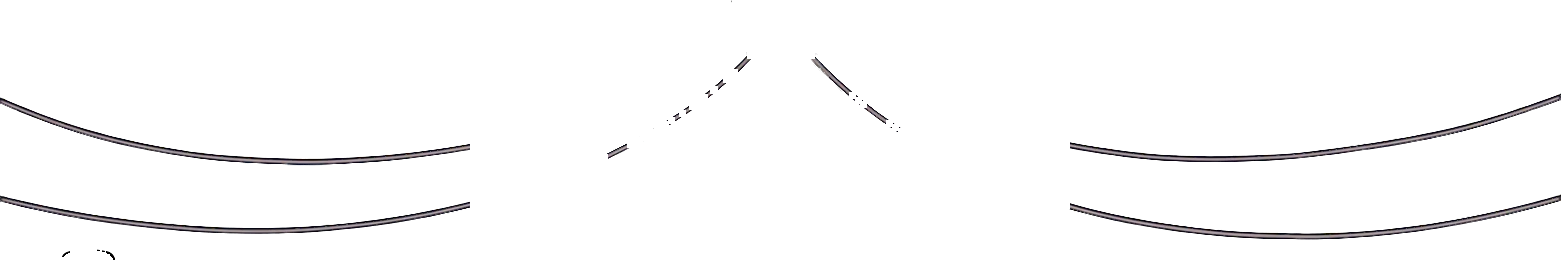
#> input picture web/plaza/props/lights-day.webp, 1561 x 260 px
$ python fix_plaza_wires.py
#> lines starting #> are read from the running program, lines starting #| are printed output that depends on the picture; after the words box and inside, x2 and y2 are one past the last pixel; in counts of white or black regions, pixels touching at a corner belong together
#!/usr/bin/env python3
"""광장 전구 줄 소품(web/plaza/props/lights-day·night.webp)의 끊긴 곳 잇기 (2026-11-16).
전구 줄은 크리스마스 그림에서 차이로 떼어 냈는데(tools/make_plaza_props.py), 그때 트리에 가려 있던 부분은 비어 있다.
트리를 새로 받아 모양이 바뀌면서 빈 곳이 보이게 돼, 줄 4가닥(왼쪽 위·아래, 오른쪽 위·아래)을 보이는 픽셀로 2차 곡선을 맞춰
트리 가운데(TOP_X)까지 같은 색·굵기로 이어 그린다(트리 뒤 겹이라 나머지는 트리가 가림). make_plaza_props.py 다음에 돌린다."""
from pathlib import Path
from PIL import Image, ImageDraw
import numpy as np

ROOT = Path(__file__).resolve().parent.parent
AT_Y = 65          # 전구 줄 소품 자리 y (scene.json props lights.at)
TOP_X = 780        # 트리 가운데(꼭대기 별 x)
SPLIT = (470, 1070)  # 이 x 바깥에서만 맞춤 (안쪽은 원래 트리에 가렸던 곳)
OUTER = {'day': (20, 18, 26, 255), 'night': (20, 18, 26, 255)}  # 밤 그림의 줄도 같은 색
INNER = {'day': (160, 148, 155, 255), 'night': (160, 148, 155, 255)}
BLEND = 30  # 맞춘 곳 바깥쪽으로 이만큼 들어와서부터 새로 그림


def runs(col):
    ys = np.nonzero(col)[0]
    out, s, p = [], None, None
    for y in ys:
        if s is None:
            s = p = y
        elif y == p + 1:
            p = y
        else:
            out.append((s + p) / 2)
            s = p = y
    if s is not None:
        out.append((s + p) / 2)
    return out


day = np.array(Image.open(ROOT / 'web/plaza/props/lights-day.webp').convert('RGBA'))
#> day is the input picture: shape (260, 1561, 4); mean R, G, B, A 53.1, 48.1, 54, 7.5
op = day[..., 3] > 100
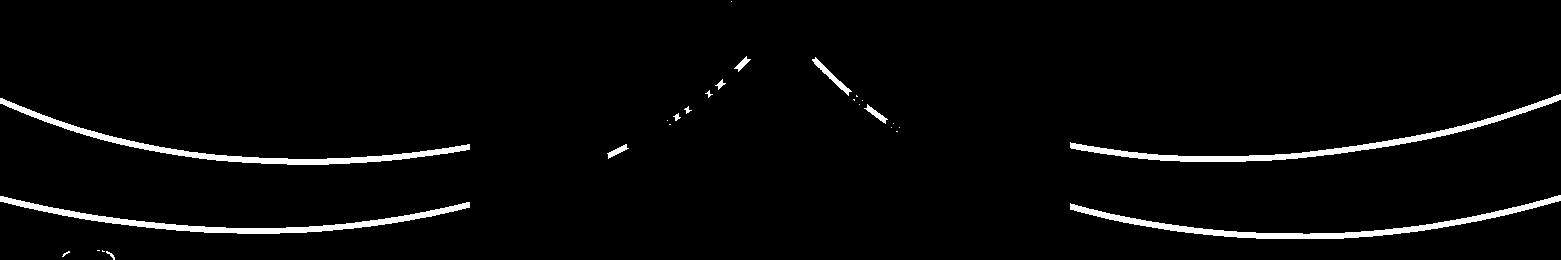
#> op: shape (260, 1561) bool; 3% white; 27 white regions (14 under 20 px), largest, box (x1, y1, x2, y2) and area: (1070, 195, 1561, 239) 2956, (1070, 94, 1561, 162) 2937, (0, 98, 470, 165) 2823
H, W = op.shape
#> H = 260; W = 1561
wires = {'L0': [], 'L1': [], 'R0': [], 'R1': []}
for x in range(W):
    rs = runs(op[:, x])
    if len(rs) != 2:
        continue
    side = 'L' if x < SPLIT[0] else 'R' if x > SPLIT[1] else None
    if side:
        wires[side + '0'].append((x, rs[0]))
        wires[side + '1'].append((x, rs[1]))
#> this loop made 1561 passes
#> (ys in runs, rs) on passes 1 to 3: ([98, 99, 100, 101, 102, 103, 196, 197, 198, 199, 200, 201], [100.5, 198.5]), ([98, 99, 100, 101, 102, 103, 196, 197, 198, 199, 200, 201], [100.5, 198.5]), ([98, 99, 100, 101, 102, 103, 196, 197, 198, 199, 200, 201], [100.5, 198.5])
fits = {k: np.polyfit([p[0] for p in v], [p[1] for p in v], 2) for k, v in wires.items()}
for name in ('day', 'night'):
    path = ROOT / f'web/plaza/props/lights-{name}.webp'
    im = Image.open(path).convert('RGBA')
    a = np.array(im)
    # 줄 = 진한 외곽(OUTER) 안에 밝은 속(INNER) — 원래 그림과 같은 모양
    a[:, SPLIT[0] - BLEND:SPLIT[1] + BLEND, 3] = 0  # 트리 근처 남은 조각은 지우고 새로(조각과 겹쳐 점선처럼 보여서)
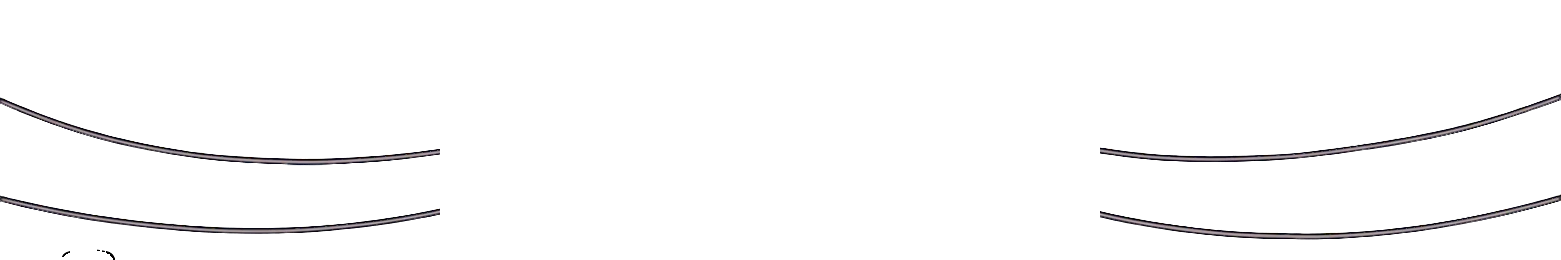
#> a: shape (260, 1561, 4); 0.43% of pixels changed, all inside (x1, y1, x2, y2) = (440, 0, 1100, 217); transparent parts drawn white
    lay = Image.fromarray(a, 'RGBA')
    d = ImageDraw.Draw(lay)
    for k, f in fits.items():
        xs = range(SPLIT[0] - BLEND - 2, TOP_X + 1) if k[0] == 'L' else range(TOP_X, SPLIT[1] + BLEND + 3)
        pts = [(x, float(np.polyval(f, x))) for x in xs]
        pts = [(x, y) for x, y in pts if 0 <= y < H]
        d.line(pts, fill=OUTER[name], width=6, joint='curve')
        d.line(pts, fill=INNER[name], width=2, joint='curve')
    a = np.array(lay)
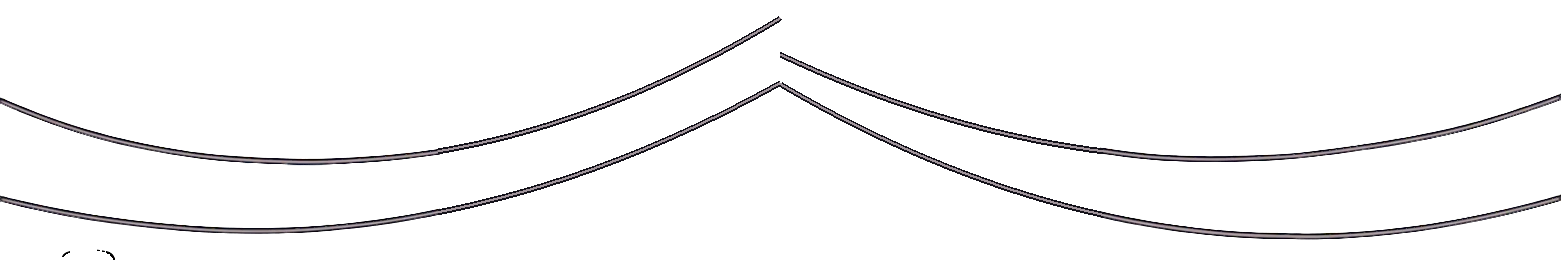
#> a: shape (260, 1561, 4); mean R, G, B, A 53.4, 48.5, 54.4, 11.6; transparent parts drawn white
    Image.fromarray(a, 'RGBA').save(path, 'WEBP', lossless=True, method=6)
    print(path.name)
#> pass 2 of the loop `for name in ('day', 'night'):`:
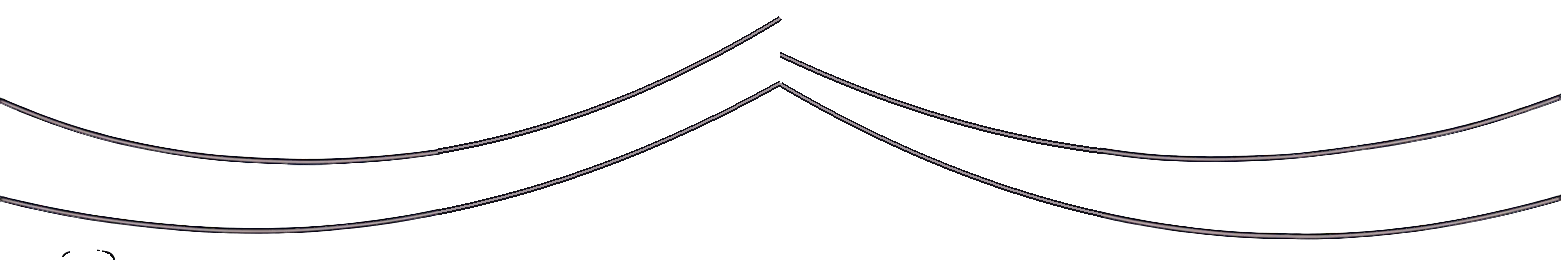
#> input picture web/plaza/props/lights-night.webp, 1561 x 260 px
#> im is the input picture: PIL image 1561x260 RGBA; mean R, G, B, A 40.9, 37.1, 41.9, 11.6
#> `a[:, SPLIT[0] - BLEND:SPLIT[1] + BLEND, 3] = 0`:
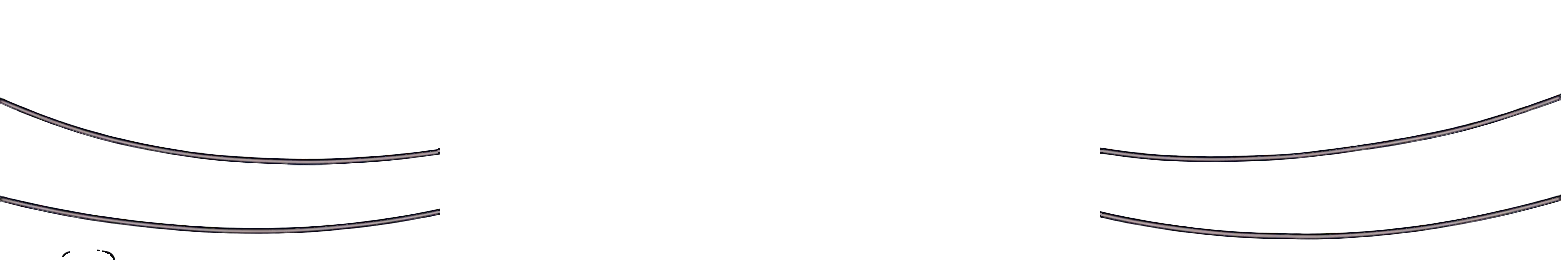
#> a: shape (260, 1561, 4); 1.96% of pixels changed, all inside (x1, y1, x2, y2) = (440, 16, 1100, 217); transparent parts drawn white
for k, f in fits.items():
    print(k, '트리 가운데에서 y', round(float(np.polyval(f, TOP_X)) + AT_Y))
